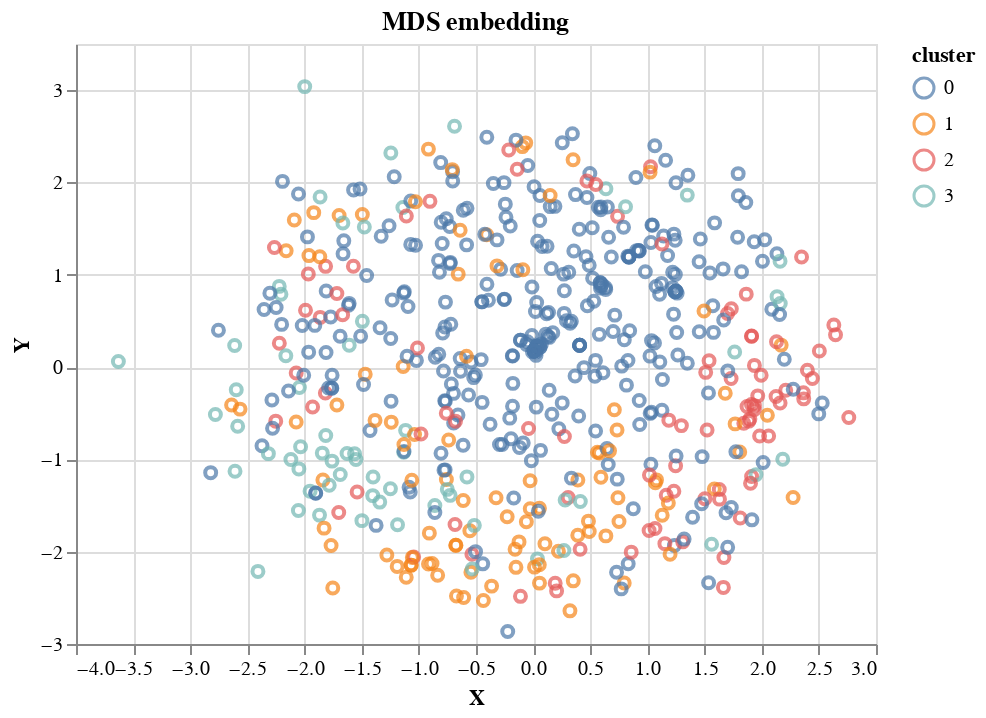

This figure's notebook cell:
### Code cell
clf = manifold.MDS(n_components=2, n_init=1, max_iter=100)
X_mds = clf.fit_transform(featureMatrix)
# plot_embedding(X_mds,"MDS embedding")
plot_interactive_embedding(X_mds,"MDS embedding")

### Figure 1 — Vega-Lite specification as saved in the notebook (floating-point values rounded to 4 significant figures; data arrays with more than 128 entries replaced by an {"elided": "..."} marker saying what was removed)
{"config": {"view": {"continuousWidth": 400, "continuousHeight": 300}}, "data": {"name": "data-3812a11d18a621b5adb5ff724fe34d17"}, "mark": "point", "encoding": {"color": {"type": "nominal", "field": "cluster"}, "tooltip": [{"type": "nominal", "field": "nbName"}], "x": {"type": "quantitative", "field": "X"}, "y": {"type": "quantitative", "field": "Y"}}, "title": "MDS embedding", "$schema": "https://vega.github.io/schema/vega-lite/v4.8.1.json", "datasets": {"data-3812a11d18a621b5adb5ff724fe34d17": {"elided": "587 records"}}}
